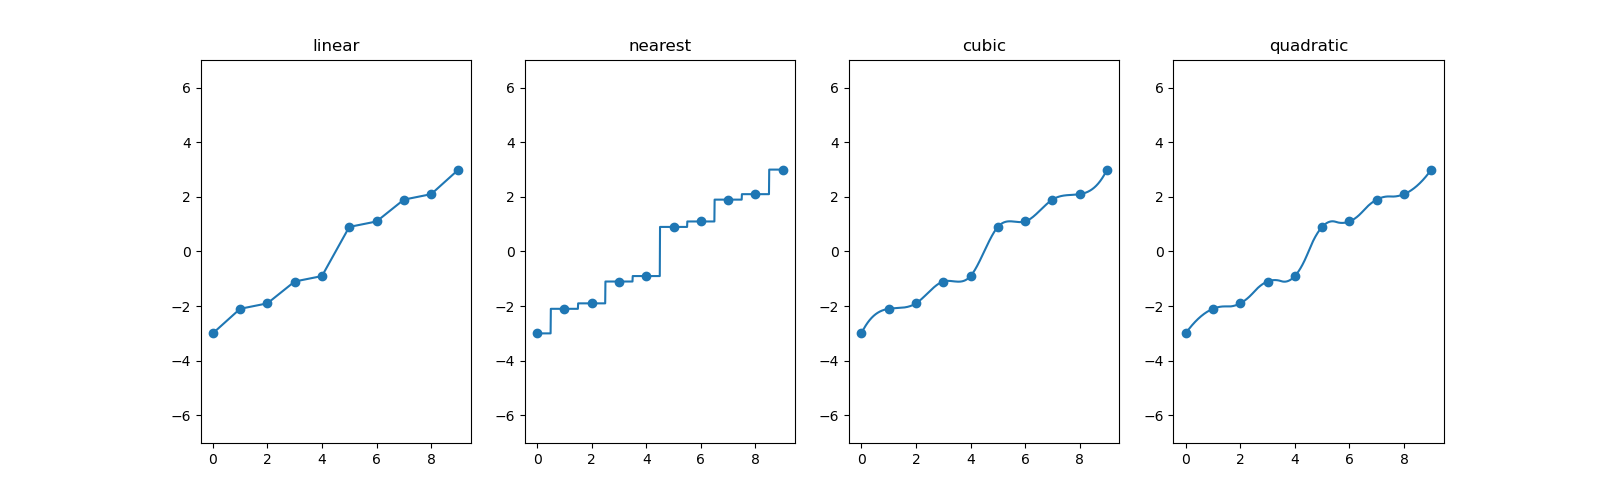

Reproduce this figure in Python.
# -*- coding: utf-8 -*-
"""
Created on Wed Nov 11 19:24:35 2020

@author: Julien
"""

import numpy as np

import matplotlib.pyplot as plt

from scipy.interpolate import interp1d

X = np.array([-3.0,-2.1,-1.9,-1.1,-0.9, 0.9, 1.1, 1.9, 2.1, 3.0])
Y = np.array([-1.0,-1.0, 1.0, 1.0,-2.0,-2.0, 2.0, 2.0, 0.0, 0.0])

N = np.arange(X.shape[0])
U = np.linspace(N[0], N[-1], 1000)

fig, ax = plt.subplots(1,4, figsize=(20,5))
k = ['linear', 'nearest', 'cubic', 'quadratic']
for i in range(len(k)):
    fx = interp1d(N,X, kind=k[i])
    ax[i].scatter(N,X)
    ax[i].plot(U, fx(U))
    ax[i].set_title(k[i])
    ax[i].axis('equal')
plt.show()
